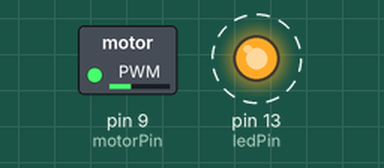
Bench run of a sketch on a simulated Arduino Uno, built with avr-gcc and run on an emulated ATmega328P. Parts: switched loads named in the sketch (green lamp = pin HIGH), output pins drawn as LEDs (lit = HIGH). Dashed ring = blinking. What the sketch prints to the serial monitor is not drawn.

Above: at 0.05 s.
Timing chart, 0 to 4.6 s (numbered marks = the images above):
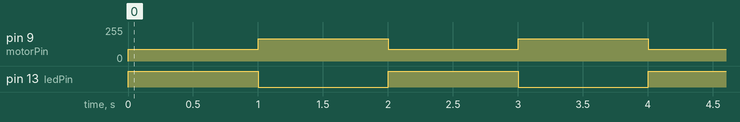

The sketch:

sketch_vextest00.ino
```cpp
/*
 * Title: +++
 * +++++
 */

// CONSTANTS
const int motorPin = 9;
const int ledPin = 13;

// VARIABLES
signed char motorVal = -90;
bool ledIsHigh = false;


// FUNCTIONS
void flipLED();


void setup()
{
  // put your setup code here, to run once:
  pinMode(motorPin, OUTPUT);
  pinMode(ledPin, OUTPUT);

  Serial.begin(9600);
}

void loop()
{
  // put your main code here, to run repeatedly:

  motorVal = -motorVal;
  Serial.println((int)motorVal);
  Serial.println((unsigned char)motorVal);
  Serial.println(" ");

  analogWrite(motorPin, (unsigned char)motorVal);
  flipLED();
  delay(1000);


}

void flipLED()
{
  ledIsHigh = !ledIsHigh;

  if (ledIsHigh)
    digitalWrite(ledPin, HIGH);
  else
    digitalWrite(ledPin, LOW);
}
```

Measured:
- by itself, pin 9 (motorPin): alternates 166/255 for 1.0 s and 90/255 for 1.0 s
- by itself, pin 13 (ledPin): alternates HIGH for 1.0 s and LOW for 1.0 s
